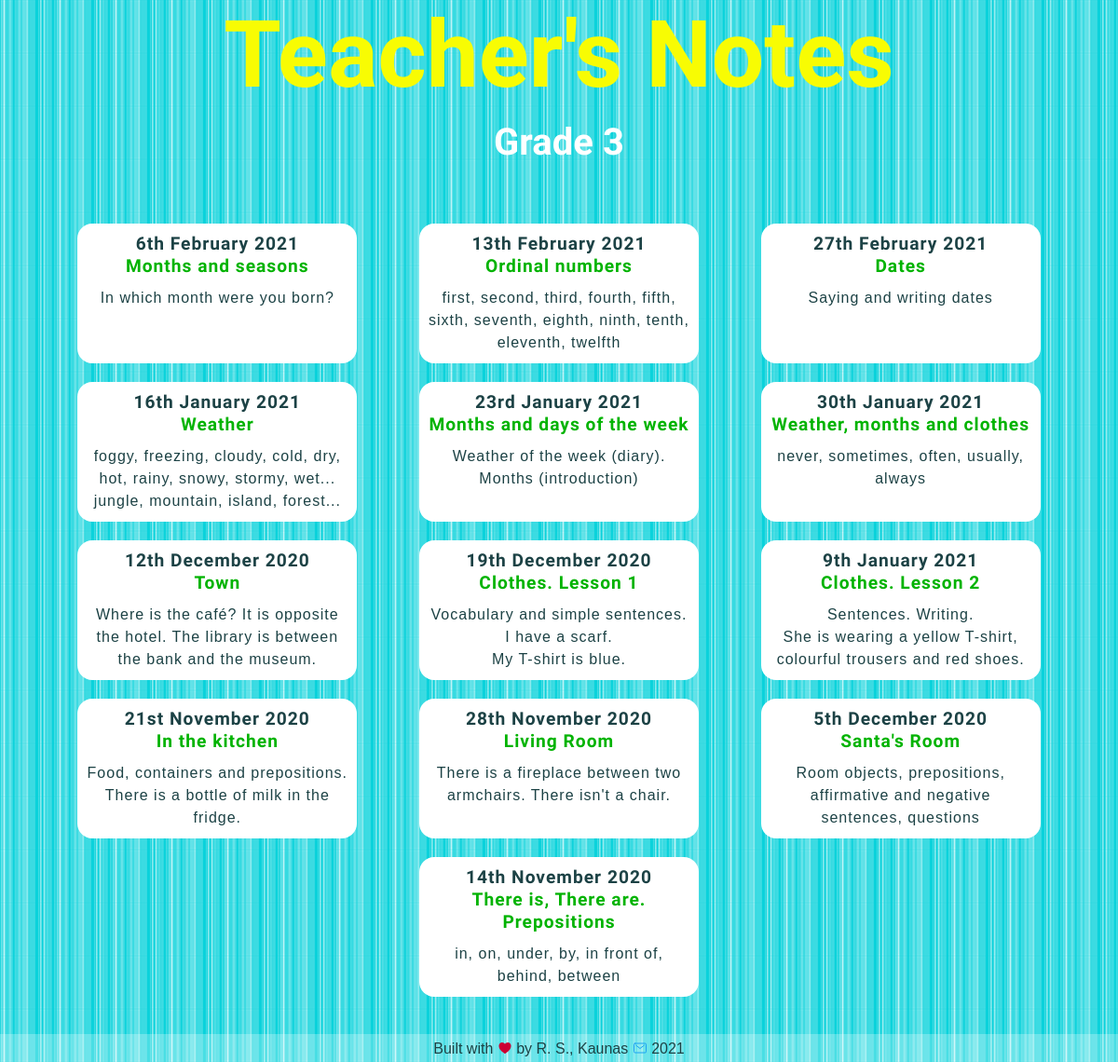
The app's page /blog/grade3/, older data.
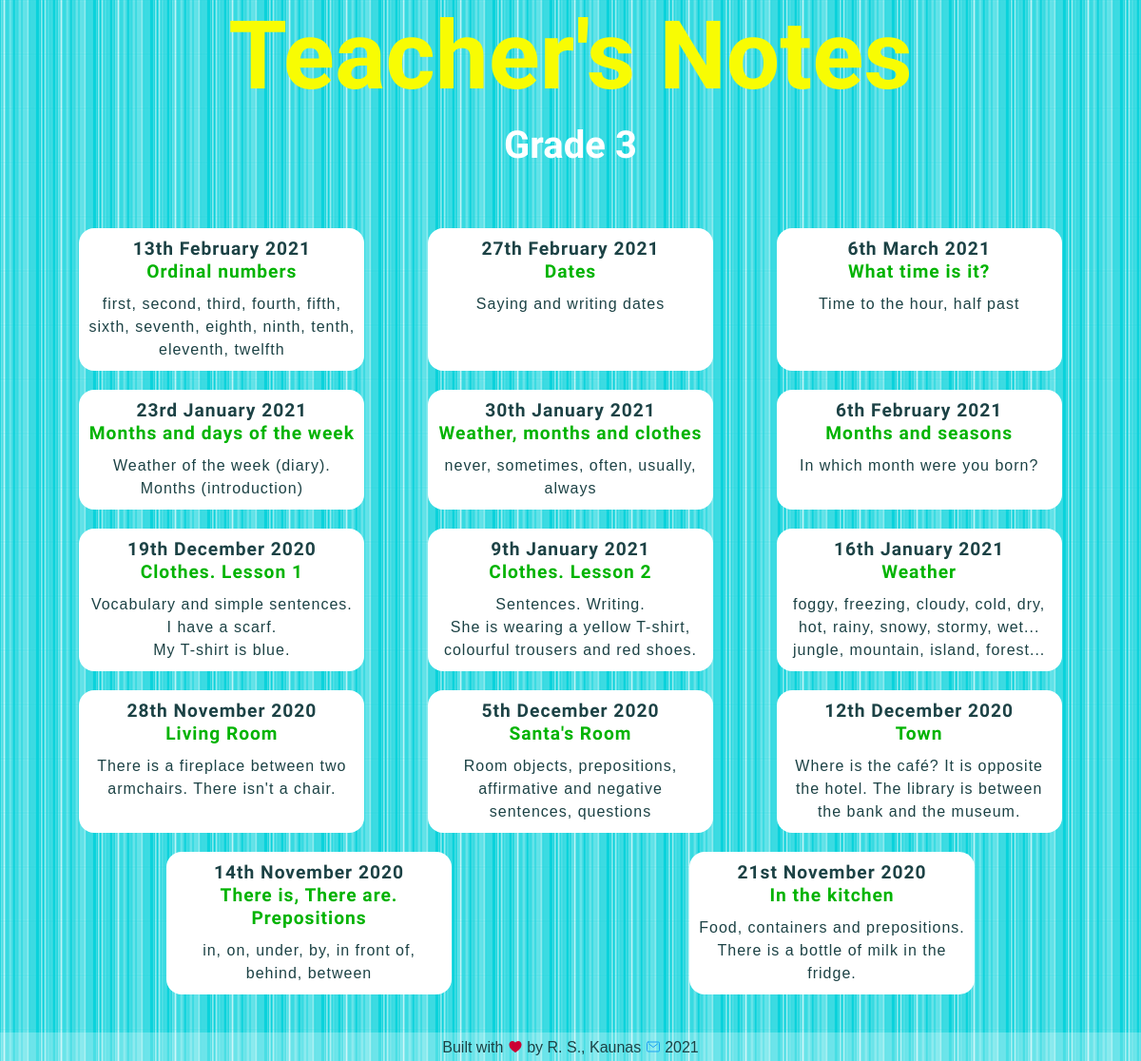
The same page, newer data.
### blog/models.py (models this page shows, shortened)
class Grade3blogpost(models.Model):
    grade = models.CharField(max_length=10, default='Grade 3')
    date = models.DateField()
    title = models.TextField(max_length=200)
    intro = models.TextField(max_length=400, default='intro')
    description = models.TextField()
    image = models.ImageField(upload_to='blog/images/', default='blog/images/soon.png')
    file = models.FileField(upload_to='blog/downloads/', blank='True')
    credits = models.TextField(blank='True')

### blog/views.py (the view)
# urls.py: path('grade3/', views.view_all_grade3, name='url_all_grade3'),
def view_all_grade3(request):
    blogposts = Grade3blogpost.objects.order_by('-date')
    return render(request, 'blog/onegrade_3.html', {'blogposts': blogposts})

### blog/templates/blog/onegrade_3.html (shortened to what this page needs)
<!DOCTYPE html>
{% load static %}
<html lang="en">
<head>
    <link href="{% static 'blog/all_posts.css' %}" type="text/css" rel="stylesheet"/>
    <link href="{% static 'blog/queries.css' %}" type="text/css" rel="stylesheet"/>
</head>
<body>
<div id="page-container">
    <div id="content-wrap">
        <header>
            <h1>Teacher's Notes</h1>
            <h2>Grade 3</h2>
        </header>
        <section>
            <h3></h3>
            <div class="flex-container">
                {% for blogpost in blogposts %}
                    <a class="button" href="{% url 'blog:url_one_grade3' blogpost.id %}">
                        <h4>{{ blogpost.date|date:'jS F Y' }}</h4>
                        <h5>{{ blogpost.title|safe|truncatewords:20 }}</h5>
                        <p>{{ blogpost.intro|safe|truncatewords:20 }}</p></a>
                {% endfor %}
            </div>
        </section>
    </div>
    {% include 'blog/footer.html' %}
</div>
</body>
</html>

Row changes from the older to the newer data that the page shows:
added Grade3blogpost: date "6th March 2021", title "What time is it?", intro "Time to the hour, half past"
